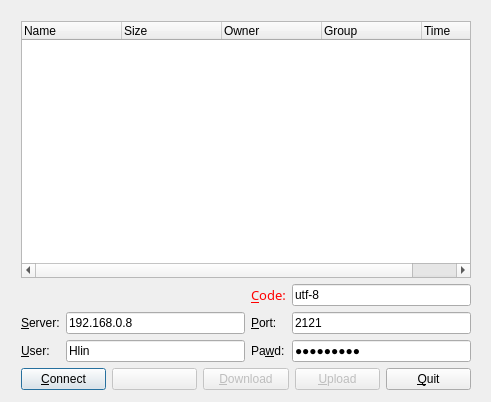
<?xml version="1.0" encoding="UTF-8"?>
<ui version="4.0">
 <class>FtpClientWindowClass</class>
 <widget class="QDialog" name="FtpClientWindowClass">
  <property name="geometry">
   <rect>
    <x>0</x>
    <y>0</y>
    <width>491</width>
    <height>402</height>
   </rect>
  </property>
  <property name="windowTitle">
   <string>ftpClient</string>
  </property>
  <property name="modal">
   <bool>true</bool>
  </property>
  <widget class="QWidget" name="layoutWidget">
   <property name="geometry">
    <rect>
     <x>10</x>
     <y>10</y>
     <width>472</width>
     <height>391</height>
    </rect>
   </property>
   <layout class="QVBoxLayout" name="verticalLayout">
    <item>
     <widget class="QTreeWidget" name="fileList">
      <attribute name="headerDefaultSectionSize">
       <number>100</number>
      </attribute>
      <column>
       <property name="text">
        <string>Name</string>
       </property>
      </column>
      <column>
       <property name="text">
        <string>Size</string>
       </property>
      </column>
      <column>
       <property name="text">
        <string>Owner</string>
       </property>
      </column>
      <column>
       <property name="text">
        <string>Group</string>
       </property>
      </column>
      <column>
       <property name="text">
        <string>Time</string>
       </property>
      </column>
     </widget>
    </item>
    <item>
     <layout class="QGridLayout">
      <property name="margin">
       <number>0</number>
      </property>
      <property name="spacing">
       <number>6</number>
      </property>
      <item row="2" column="2">
       <widget class="QLabel" name="passWordLab">
        <property name="text">
         <string>Pa&amp;wd:</string>
        </property>
        <property name="buddy">
         <cstring>passWordlineEdit</cstring>
        </property>
       </widget>
      </item>
      <item row="1" column="2">
       <widget class="QLabel" name="ftpServerPortLab">
        <property name="text">
         <string>&amp;Port:</string>
        </property>
        <property name="buddy">
         <cstring>ftpServerPortLineEdit</cstring>
        </property>
       </widget>
      </item>
      <item row="1" column="0">
       <widget class="QLabel" name="ftpServerLab">
        <property name="text">
         <string>&amp;Server:</string>
        </property>
        <property name="buddy">
         <cstring>ftpServerLineEdit</cstring>
        </property>
       </widget>
      </item>
      <item row="2" column="0">
       <widget class="QLabel" name="userNameLab">
        <property name="text">
         <string>&amp;User:</string>
        </property>
        <property name="buddy">
         <cstring>userNamelineEdit</cstring>
        </property>
       </widget>
      </item>
      <item row="0" column="0" colspan="2">
       <widget class="QLabel" name="statusLab">
        <property name="text">
         <string/>
        </property>
       </widget>
      </item>
      <item row="2" column="1">
       <widget class="QLineEdit" name="userNamelineEdit">
        <property name="text">
         <string>Hlin</string>
        </property>
       </widget>
      </item>
      <item row="1" column="1">
       <widget class="QLineEdit" name="ftpServerLineEdit">
        <property name="text">
         <string>192.168.0.8</string>
        </property>
       </widget>
      </item>
      <item row="1" column="3">
       <widget class="QLineEdit" name="ftpServerPortLineEdit">
        <property name="text">
         <string>2121</string>
        </property>
       </widget>
      </item>
      <item row="2" column="3">
       <widget class="QLineEdit" name="passWordlineEdit">
        <property name="text">
         <string>anonymous</string>
        </property>
        <property name="echoMode">
         <enum>QLineEdit::Password</enum>
        </property>
       </widget>
      </item>
      <item row="0" column="2">
       <widget class="QLabel" name="encoding">
        <property name="font">
         <font>
          <family>AlArabiya</family>
         </font>
        </property>
        <property name="styleSheet">
         <string notr="true"/>
        </property>
        <property name="text">
         <string>&lt;!DOCTYPE HTML PUBLIC &quot;-//W3C//DTD HTML 4.0//EN&quot; &quot;http://www.w3.org/TR/REC-html40/strict.dtd&quot;&gt;
&lt;html&gt;&lt;head&gt;&lt;meta name=&quot;qrichtext&quot; content=&quot;1&quot; /&gt;&lt;style type=&quot;text/css&quot;&gt;
p, li { white-space: pre-wrap; }
&lt;/style&gt;&lt;/head&gt;&lt;body style=&quot; font-family:'AlArabiya'; font-size:10pt; font-weight:400; font-style:normal;&quot;&gt;
&lt;p style=&quot; margin-top:0px; margin-bottom:0px; margin-left:0px; margin-right:0px; -qt-block-indent:0; text-indent:0px;&quot;&gt;&lt;span style=&quot; color:#ff0000;&quot;&gt;&amp;amp;Code:&lt;/span&gt;&lt;/p&gt;&lt;/body&gt;&lt;/html&gt;</string>
        </property>
        <property name="textFormat">
         <enum>Qt::AutoText</enum>
        </property>
        <property name="buddy">
         <cstring>ftpServerCode</cstring>
        </property>
       </widget>
      </item>
      <item row="0" column="3">
       <widget class="QLineEdit" name="ftpServerCode">
        <property name="sizePolicy">
         <sizepolicy hsizetype="Expanding" vsizetype="Fixed">
          <horstretch>0</horstretch>
          <verstretch>0</verstretch>
         </sizepolicy>
        </property>
        <property name="text">
         <string>utf-8</string>
        </property>
       </widget>
      </item>
     </layout>
    </item>
    <item>
     <layout class="QHBoxLayout" name="horizontalLayout">
      <item>
       <widget class="QPushButton" name="connectPB">
        <property name="text">
         <string>&amp;Connect</string>
        </property>
       </widget>
      </item>
      <item>
       <widget class="QPushButton" name="cdUpDirPB">
        <property name="enabled">
         <bool>false</bool>
        </property>
        <property name="text">
         <string/>
        </property>
        <property name="icon">
         <iconset resource="ftp.qrc">
          <normaloff>:/images/cdtoparent.png</normaloff>:/images/cdtoparent.png</iconset>
        </property>
       </widget>
      </item>
      <item>
       <widget class="QPushButton" name="downLoadPB">
        <property name="enabled">
         <bool>false</bool>
        </property>
        <property name="text">
         <string>&amp;Download</string>
        </property>
       </widget>
      </item>
      <item>
       <widget class="QPushButton" name="upload">
        <property name="enabled">
         <bool>false</bool>
        </property>
        <property name="sizePolicy">
         <sizepolicy hsizetype="Preferred" vsizetype="Fixed">
          <horstretch>0</horstretch>
          <verstretch>0</verstretch>
         </sizepolicy>
        </property>
        <property name="text">
         <string>&amp;Upload</string>
        </property>
       </widget>
      </item>
      <item>
       <widget class="QPushButton" name="quitPB">
        <property name="text">
         <string>&amp;Quit</string>
        </property>
       </widget>
      </item>
     </layout>
    </item>
   </layout>
  </widget>
 </widget>
 <layoutdefault spacing="6" margin="11"/>
 <tabstops>
  <tabstop>ftpServerLineEdit</tabstop>
  <tabstop>ftpServerPortLineEdit</tabstop>
  <tabstop>userNamelineEdit</tabstop>
  <tabstop>passWordlineEdit</tabstop>
  <tabstop>connectPB</tabstop>
  <tabstop>cdUpDirPB</tabstop>
  <tabstop>downLoadPB</tabstop>
  <tabstop>quitPB</tabstop>
 </tabstops>
 <resources>
  <include location="ftp.qrc"/>
 </resources>
 <connections/>
</ui>
